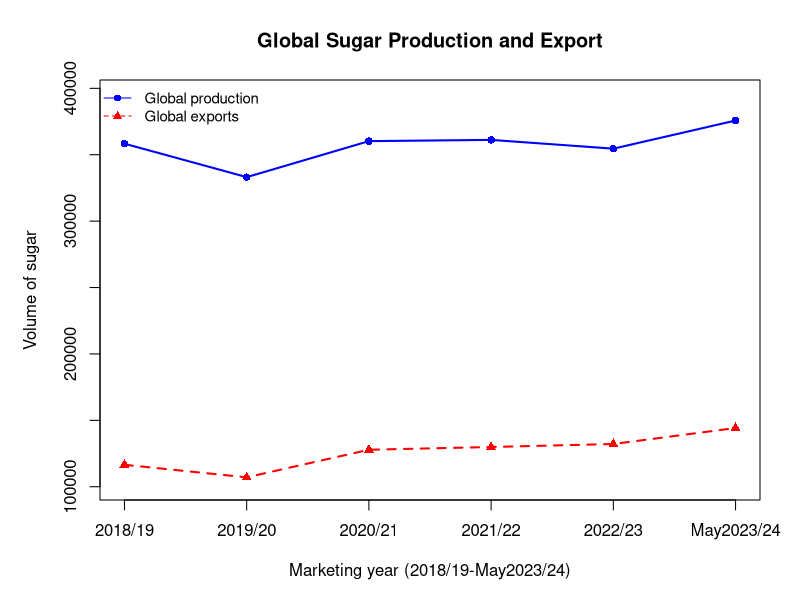
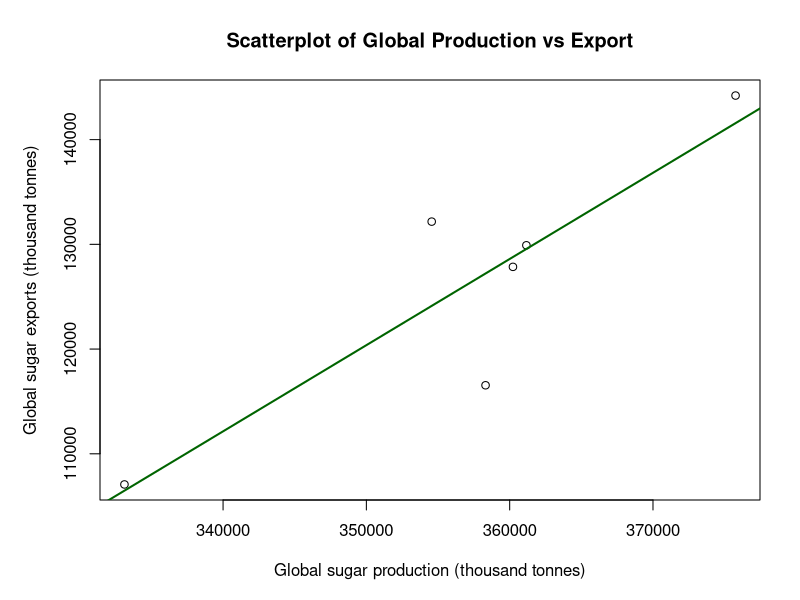
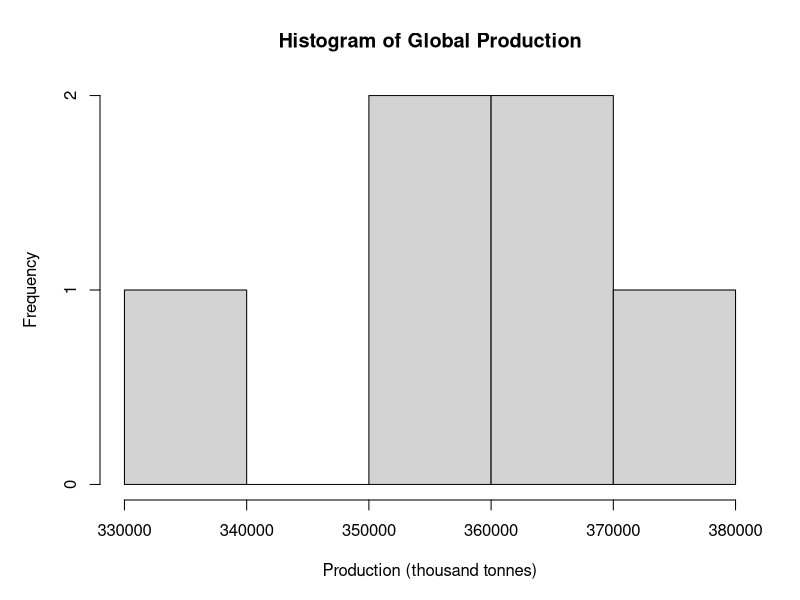
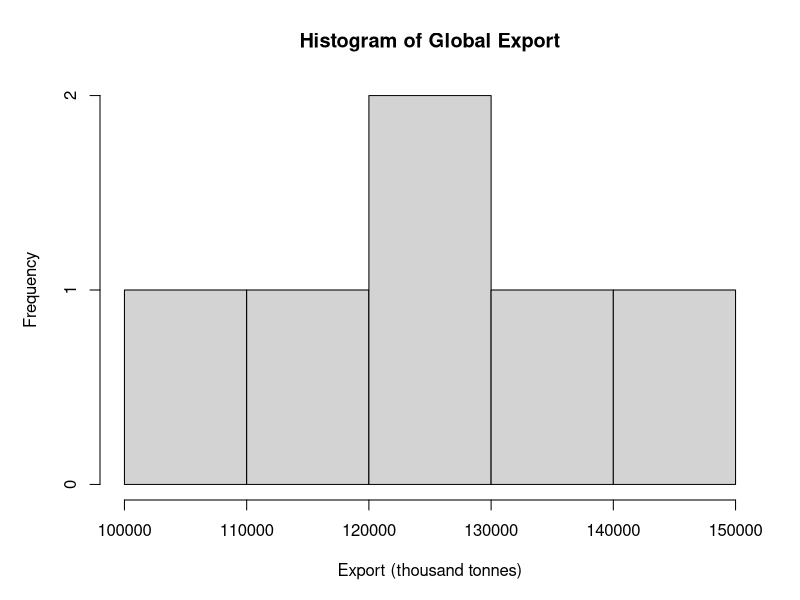

Source code (R) for these figures, in order:
## Loading required library
library(tidyverse)

##importing data
df_raw <- read_csv("combined_df .csv")
names(df_raw)
summary(df_raw)
head(df_raw)

## Cleaning and numeric conversion
year_cols <- c("2018/19", "2019/20", "2020/21",
              "2021/22", "2022/23", "May2023/24")
df_clean <- df_raw |>
                mutate(
                  across(
                    all_of(year_cols),
                    ~ as.numeric(gsub(",", "", .x))
                  )
                )       
summary(df_clean[, year_cols])

##filter to production and import only
df_pe <- df_clean |>
  filter(Action %in% c("production", "export"))
##building global total per year
df_long <- df_pe |>
  pivot_longer(
    cols      = all_of(year_cols),
    names_to  = "Year",
    values_to = "Volume"
  )
##aggregate to global totals by Action and Years
df_global <- df_long |>
  group_by(Action, Year) |>
  summarise(
    TotalVolume = sum(Volume, na.rm = TRUE),
    .groups     = "drop"
  )
## one row per Year, columns for production and export
df_research <- df_global |>
  pivot_wider(
    names_from  = Action,
    values_from = TotalVolume
  ) |>
##ordering years correctly
 mutate(
    Year = factor(Year, levels = year_cols)
  )
## Inspecting final research sub‑dataset
df_research
summary(df_research)
## visualization
##Time‑series line plot for production and export
year_labels <- df_research$Year
x <- seq_along(year_labels)
y_min <- min(df_research$production, df_research$export, na.rm = TRUE) * 0.95
y_max <- max(df_research$production, df_research$export, na.rm = TRUE) * 1.05

par(mar = c(5, 5, 4, 2)) 
plot(x, df_research$production,
     type = "n",
     xaxt = "n",
     ylim = c(y_min, y_max),
     xlab = "Marketing year (2018/19-May2023/24)",
     ylab = "Volume of sugar",
     main = "Global Sugar Production and Export")

axis(1, at = x, labels = year_labels)

lines(x, df_research$production,
      type = "o",
      col  = "blue",
      lwd  = 2,
      pch  = 16)

lines(x, df_research$export,
      type = "o",
      col  = "red",
      lwd  = 2,
      lty  = 2,
      pch  = 17)

legend("topleft",
       legend = c("Global production", "Global exports"),
       col    = c("blue", "red"),
       lty    = c(1, 2),
       pch    = c(16, 17),
       bty    = "n",
       cex    = 0.9)
## Scatter plot of production vs export.
plot(df_research$production, df_research$export,
     xlab = "Global sugar production (thousand tonnes)",
     ylab = "Global sugar exports (thousand tonnes)",
     main = "Scatterplot of Global Production vs Export")
abline(lm(export ~ production, data = df_research),
       col = "darkgreen", lwd = 2)
## Histogram for the production and export
hist(df_research$production, 
     main = "Histogram of Global Production", 
     xlab = "Production (thousand tonnes)") 
hist(df_research$export, 
     main = "Histogram of Global Export", 
     xlab = "Export (thousand tonnes)") 
## Basic descriptive statistics summary(df_research[, c("production", "export")])



         
         
